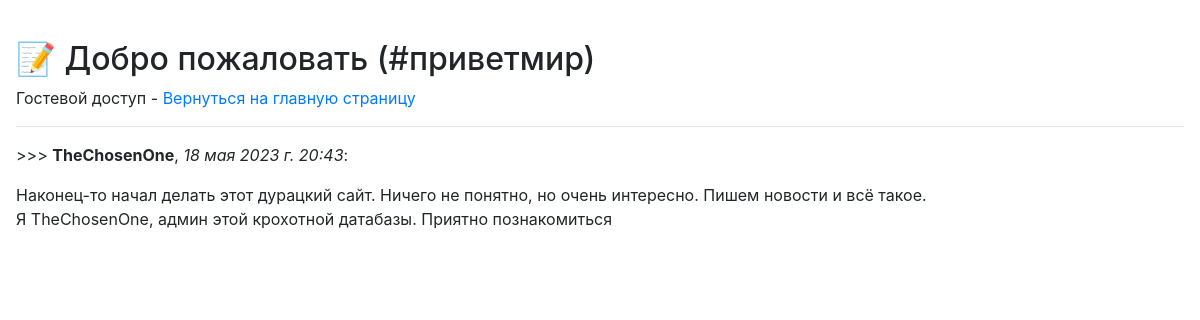
Page /26 on the committed database.
### blog/models.py (models this page shows, shortened)
class news (models.Model):
    objects = None
    title = models.CharField(max_length=255, verbose_name = "Заголовок")
    author = models.ForeignKey(User, null=True, verbose_name = "Автор", on_delete=models.CASCADE)
    tag = models.CharField(max_length=255, verbose_name = "Тэг")
    text = models.TextField(blank=True, verbose_name = "Текст")
    time_create = models.DateTimeField(auto_now_add=True, verbose_name = "Время")
    is_published = models.BooleanField(default=True, verbose_name = "Опубликовано")

### blog/views.py (the view)
# urls.py: path('<int:pk>', views.news_info, name='news_info'),
def news_info(request,pk):
    news_search = news.objects.filter(pk = pk)
    context = { 'ad' : news_search }
    return render(request,"news.html", context = context)

### blog/templates/news.html (shortened to what this page needs)
﻿<!DOCTYPE html>
<html>
<head>
    <link rel="stylesheet" href="https://stackpath.bootstrapcdn.com/bootstrap/4.1.3/css/bootstrap.min.css">
</head>
<body class="m-3">
    {% for ad in ad %}
    <h2>📝 {{ad.title}} (#{{ad.tag}})</h2>
    {% if request.user.is_authenticated %}
		<p>Ваш логин: {{ request.user }} -
        <a href="{% url 'home' %}">Вернуться на главную страницу</a></p>
	{% else %}
        <p>Гостевой доступ -
        <a href="{% url 'home' %}">Вернуться на главную страницу</a></p>
	{% endif %} <hr>
        <p>>>> <b>{{ad.author}}</b>, <i>{{ad.time_create}}</i>:</p> {{ad.text|linebreaksbr}}
    {% endfor %}
</body>
</html>

### rows in the picture
news: title "Добро пожаловать", tag "приветмир", author "TheChosenOne", time_create "18 мая 2023 г. 20:43", text "Наконец-то начал делать этот дурацкий сайт. Ничего не понятно, но очень интересно. Пишем новости и всё такое. Я TheChosenOne, админ этой крохотной датабазы. Приятно познакомиться"
